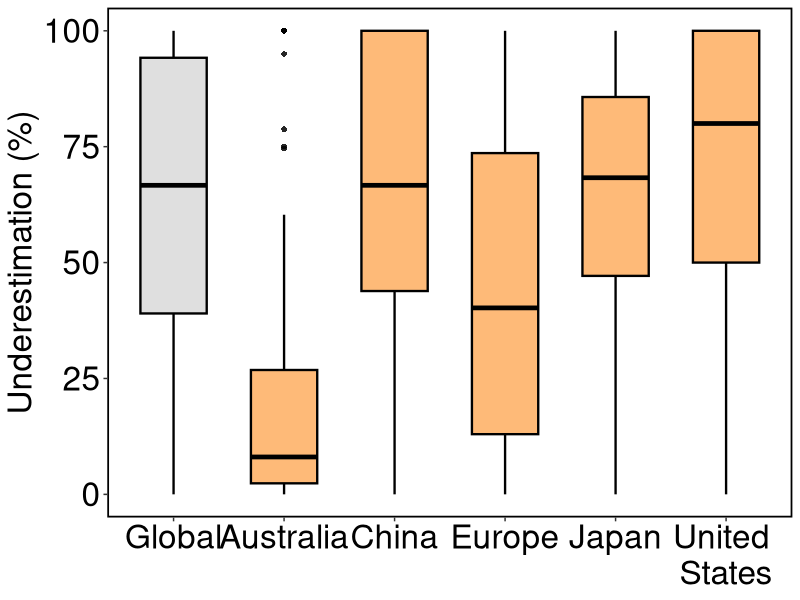
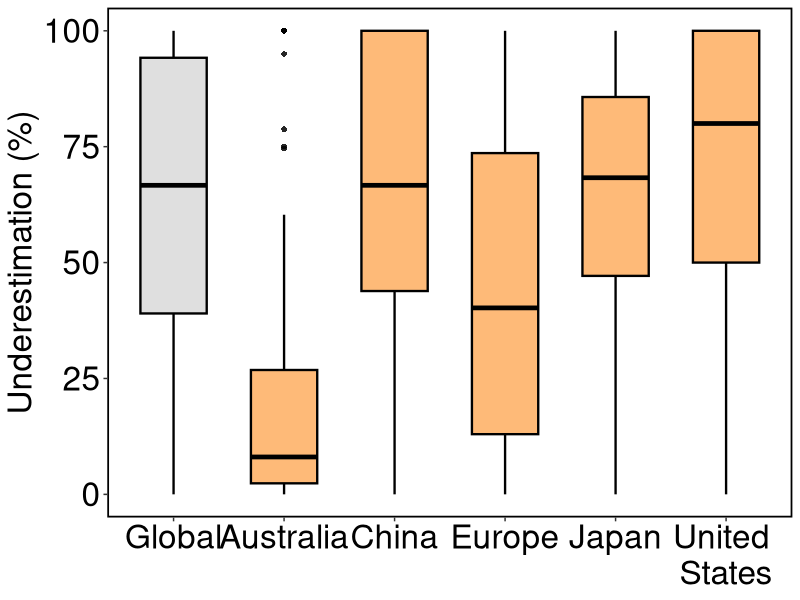

These charts were generated, in order, by the following R code:
library(readr)
library(dplyr)
library(tidyr)
library(ggplot2)

setwd("D:/Python/R/5 hourly_and_daily_DO/revised Figure 1/分类绘图")

# 1) 读入数据（改成你的路径）
# 1) 读取数据
df <- read_csv("plog.csv", show_col_types = FALSE)

# 2) 宽表 -> 长表
df_raw <- df %>%
  pivot_longer(
    cols = everything(),
    names_to = "region",
    values_to = "value"
  ) %>%
  mutate(value = as.numeric(value)) %>%
  filter(!is.na(value))

# 3) 创建 Global 副本并合并
df_global <- df_raw %>%
  mutate(region = "Global")

df_combined <- bind_rows(df_global, df_raw)

# --- [核心修改] 手动设置 X 轴顺序与缩放名 ---
# 确保顺序是：Global, Australia, China, Europe, Japan, USA
df_combined <- df_combined %>%
  mutate(region = factor(region, levels = c("Global", "Australia", "China", "Europe", "Japan", "the United States")))

# 4) 绘图
p <- ggplot(df_combined, aes(x = region, y = value, fill = (region == "Global"))) +
  geom_boxplot(
    width = 0.6,
    color = "black",       
    linewidth = 0.8,
    alpha = 0.85,          # ✅ 添加透明度设置
    outlier.shape = 16,
    outlier.size = 1.6
  ) +
  # --- 设置 X 轴缩写 ---
  scale_x_discrete(
    labels = c(
      "Global"    = "Global",
      "Australia" = "Australia",
      "China"     = "China",
      "Europe"    = "Europe",
      "Japan"     = "Japan",
      "the United States" = "United \nStates"
    )
  ) +
  # --- 设置颜色：Global 灰色，其余橙色 ---
  scale_fill_manual(
    values = c("TRUE" = "grey85", "FALSE" = "#fdae61"), 
    guide = "none"
  ) +
  labs(x = NULL, y = "Underestimation (%)") +
  theme_bw() +
  theme(
    panel.grid = element_blank(),
    axis.text.x = element_text(size = 24, color = "black"),
    axis.text.y = element_text(size = 24, color = "black"),
    axis.title.y = element_text(size = 24),
    panel.border = element_rect(color = "black", fill = NA, linewidth = 1.2)
  )

print(p)


ggsave(
  filename = "underestimated ratio1.png",
  plot     = p,
  width    = 8,     # 英寸：按需要改
  height   = 5,
  dpi      = 600,
  bg       = "white"
)
